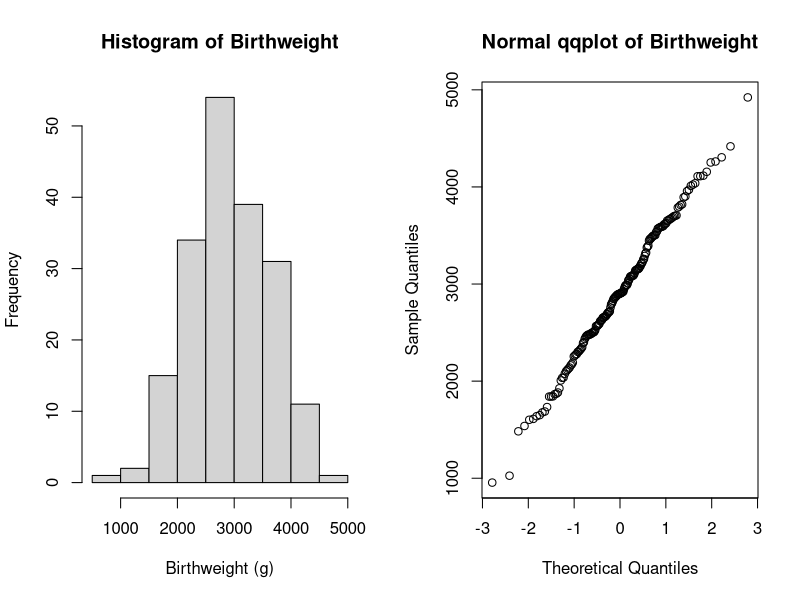
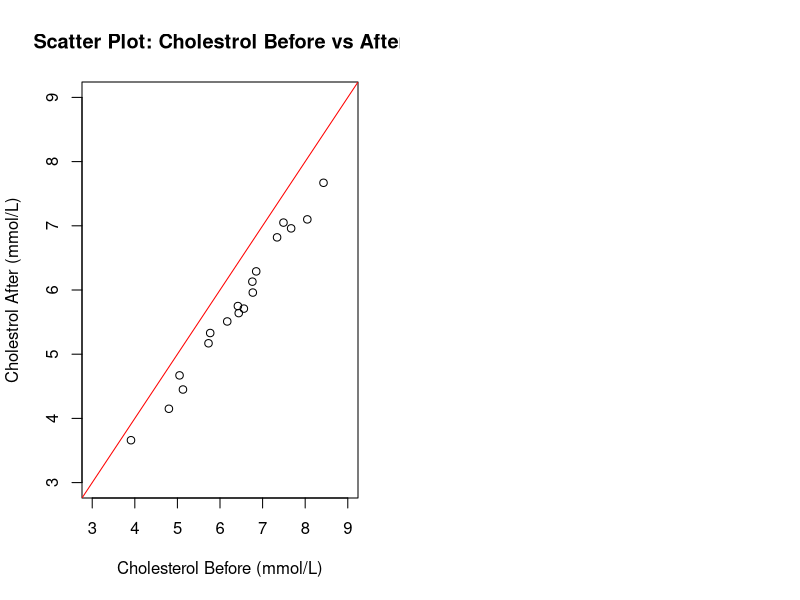
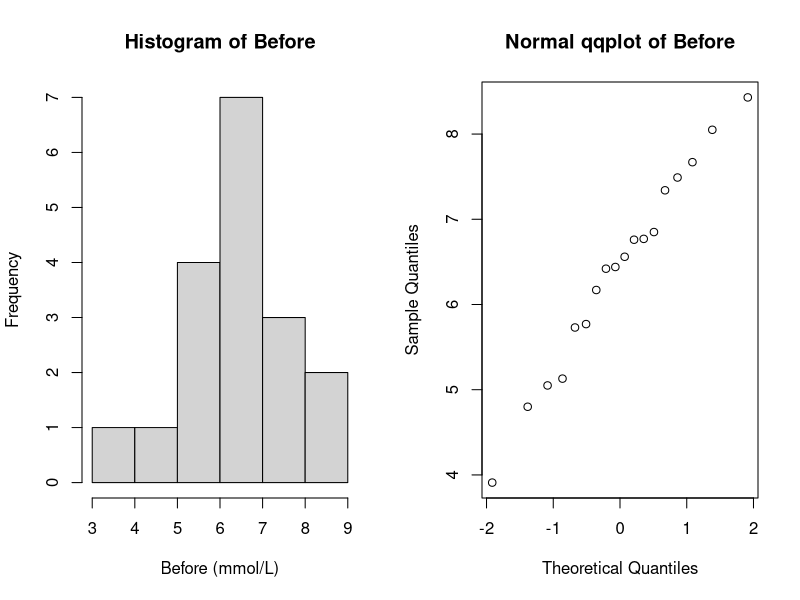
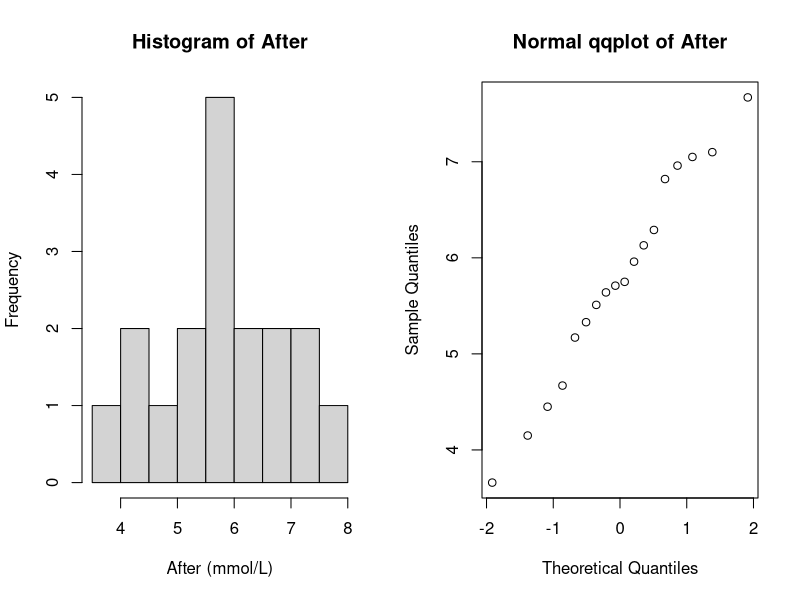
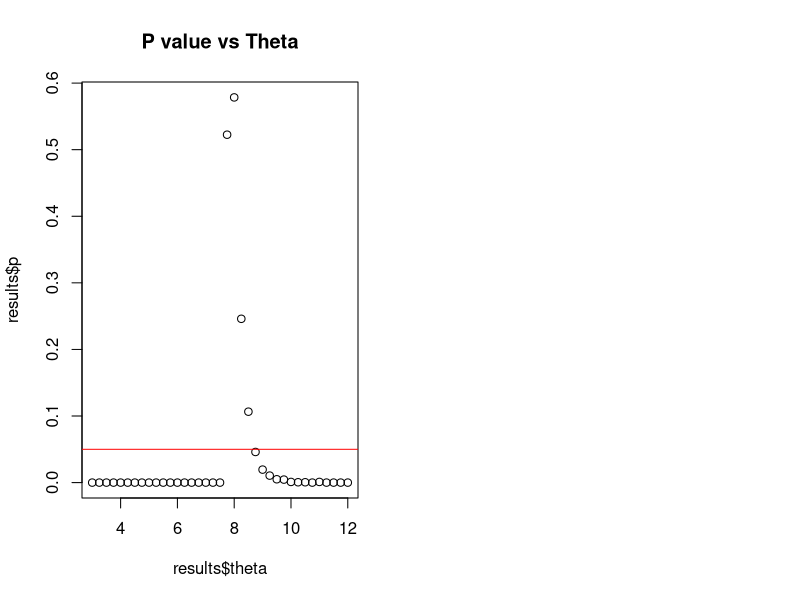
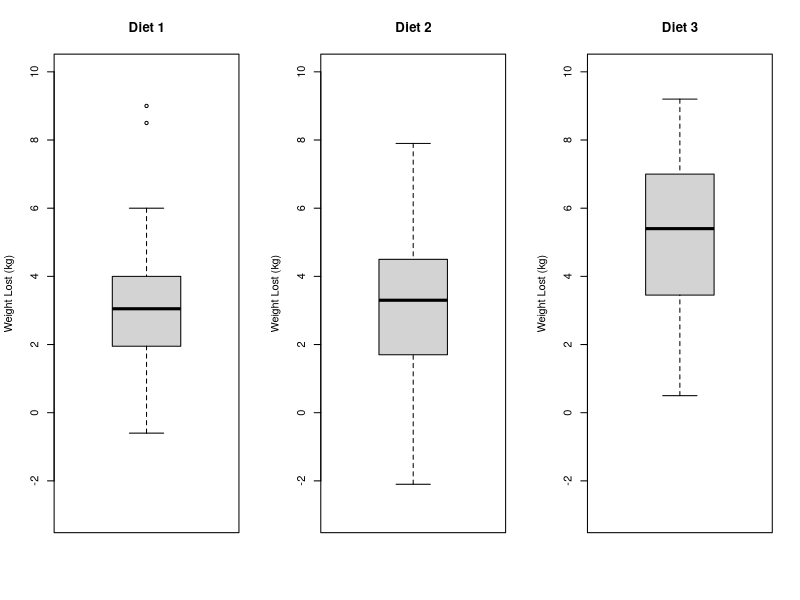
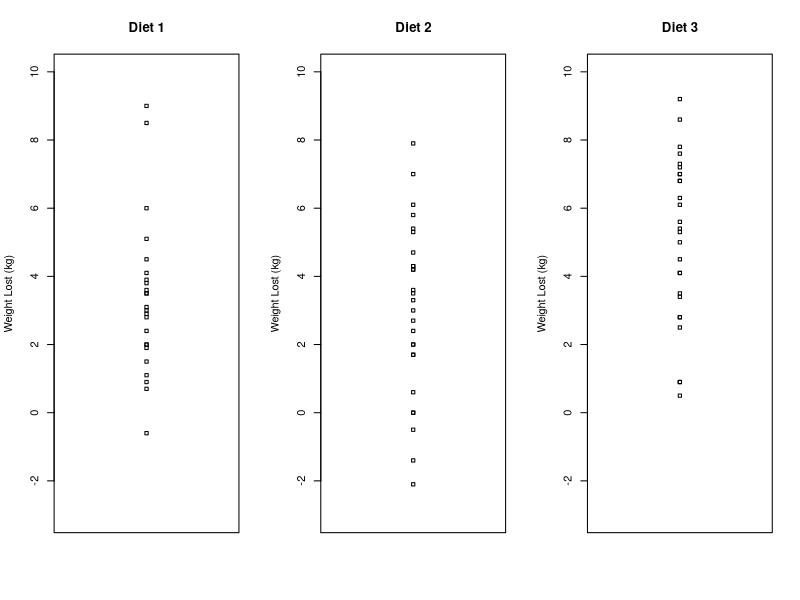
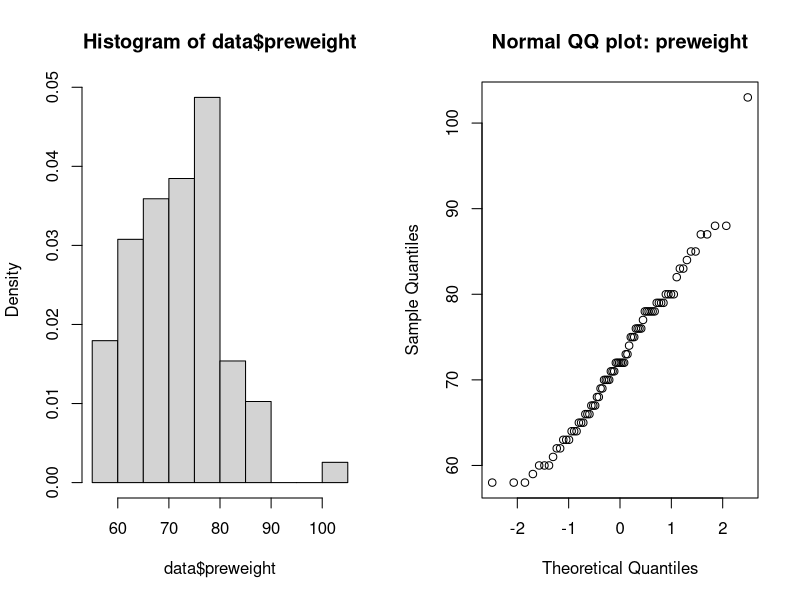

Write the R code that produced these figures, in order.
## ---- chunk 1
#options(digits=3)

# helper function to check normality throughout this assignment
checkNorm = function(data, name, unit="") {
  xlab = name
  if (unit != "") {
    xlab = sprintf("%s (%s)", name, unit)
  }
  hist(data, main=sprintf("Histogram of %s", name), xlab=xlab)
  qqnorm(data, main=sprintf("Normal qqplot of %s", name))
  res = shapiro.test(data)
  print(sprintf("Shapiro wilk normality p-value for %s: %.3f", name, res$p.value))
  return(res$p.value)
}

printPval = function(pval) {
  print(sprintf("p-value = %.3f", pval))
}
## ---- chunk 2
data = read.table("birthweight.txt", header=T)
par(mfrow=c(1,2))
# use x as alias for the dataset
x = data$birthweight

# checking normality
pval = checkNorm(x, "Birthweight", unit="g")

res = t.test(x, conf.level=0.96)
print(sprintf("96%% confidence interval: [%.3f, %.3f]", res$conf.int[1], res$conf.int[2]))

# calculate min sample size needed
tval = qt(0.98, length(x)-1)
m = 50
n = (tval * sd(x) / m) ** 2
print(sprintf("min sample size, n = %.3f", n))
## ---- chunk 3
B = 20000
Tstar = numeric(B)
for (i in 1:B){
  # sample with replacement, for a new sample of same length(x)
  Xstar = sample(x, replace=TRUE)
  Tstar[i] = mean(Xstar) 
}

Tstar02 = quantile(Tstar, 0.02)
Tstar04 = quantile(Tstar, 0.98)
print(sprintf("Bootstrap 96%% CI = [%.3f, %.3f]", Tstar02, Tstar04))
## ---- chunk 4
res = t.test(x, mu=2800, alt="g")
sprintf("95%% confidence interval: [%.3f, %.3f]", res$conf.int[[1]], res$conf.int[[2]])
printPval(res$p.value)
## ---- chunk 5
res = wilcox.test(x, mu=2800, alt="g")
printPval(res$p.value)
## ---- chunk 6
B = 10000; n = length(x)
psign=numeric(B) ## will contain p-values of sign test
pttest=numeric(B) ## will contain p-values of t-test
for(i in 1:B) {
  y = rnorm(n, mean=mean(x),sd=sd(x)) ## generate data under H1 with mu=0.5
  mu = 2800
  pttest[i] = t.test(y, mu=mu, alternative="greater")[[3]] ## extract p-value
  psign[i] = wilcox.test(y, mu=mu, alt="g")[[3]]
} ## extract p-value
signPower = sum(psign<0.05) / B; tPower = sum(pttest<0.05) / B

print(sprintf("wilcox signed rank test power = %.3f, t-test power = %.3f", signPower, tPower))
#par(mfrow=c(1,2)); hist(psign); hist(pttest)
## ---- chunk 7
pHat = sum(x < 2600) / length(x) # compute pHat based on the data
n = length(x)
z = (pHat - 0.25) / sqrt((pHat * (1-pHat)) / n) # compute z_{\alpha/2}
sprintf("pHat = %.5f, z = %.5f", pHat, z)

alpha = 2 * pnorm(z, lower.tail = F) # compute alpha
ciLevel = 1 - alpha
sprintf("confidence interval level = %.3f", ciLevel)

ciUpper = pHat + z * sqrt((pHat * (1-pHat)) / n)
ciLower = pHat - z * sqrt((pHat * (1-pHat)) / n)
sprintf("final confidence interval = [%.3f, %.3f]", ciLower, ciUpper)
## ---- chunk 8
res = prop.test(c(34, 28), c(95, 93)); printPval(res$p.value)
## ---- chunk 9
data = read.table("cholesterol.txt", header=T)
plot(data$Before, data$After8weeks, main="Scatter Plot: Cholestrol Before vs After", xlab="Cholesterol Before (mmol/L)", ylab="Cholestrol After (mmol/L)", xlim=c(3,9), ylim=c(3,9))
abline(0, 1, col = 'red') # plot y=x for reference
## ---- chunk 10
par(mfrow=c(1,2))
pval = checkNorm(data$Before, "Before", unit="mmol/L")
pval = checkNorm(data$After8weeks, "After", unit="mmol/L")
## ---- chunk 11
res = cor.test(data$Before, data$After8weeks)
sprintf("correlation = %.3f", res[[4]])
## ---- chunk 12
res = t.test(data$After8weeks, y=data$Before, alt="two.sided", paired=TRUE)
printPval(res$p.value)

difference = data$After8weeks - data$Before
res = binom.test(sum(difference < 0), length(difference), p=0.5, alt="two.sided")
printPval(res$p.value)
## ---- chunk 13
summary(data$After8weeks)
xbar = mean(data$After8weeks)
s = sd(data$After8weeks)
n = length(data$After8weeks)

m = qt(0.975, df=n-1) * (s / sqrt(n))
# compute CI for \bar{x}
xBarLow = xbar - m; xBarHigh = xbar + m
sprintf("CI for xbar = [%.3f, %.3f]", xBarLow, xBarHigh)

# use results to compute CI for \theta
thetaLow = 2 * xBarLow - 3; thetaHigh = 2 * xBarHigh - 3
sprintf("CI for theta = [%.3f, %.3f]", thetaLow, thetaHigh)
## ---- chunk 14
sprintf("max(data$After8weeks) = %.3f", max(data$After8weeks))
sprintf("improved CI = [%.3f, %.3f]",  max(data$After8weeks), thetaHigh)
## ---- chunk 15
# returns TRUE if X ~Unif(3, theta) is plausible (meaning p > 0.05)
doBootstrap = function (x, theta, makePlot=FALSE) {
  n = length(x); t = max(x); B = 4000
  tstar = numeric(B)
  for (i in 1:B) {
    xstar = runif(n, min=3, max=theta)
    tstar[i] = max(xstar)
  }
  pl = sum(tstar<t) / B; pr = sum(tstar>t) / B
  p = 2 * min(pl, pr) # e.g. 0.038
  return(data.frame(theta=theta, p=p, valid=(p>=0.05)))
}

results = NULL
for (theta in seq(3,12,0.25)){
  cur = doBootstrap(data$After8weeks, theta)
  if (is.null(results)) {
    results = cur
  } else {
    results = rbind(results, cur)
  }
}
plot(results$theta, results$p, main="P value vs Theta")
abline(h = 0.05, col = "red") # plot y=0.05 for reference
dplyr::filter(results, p>0.05) # print signficant results
## ---- chunk 16
res = binom.test(sum(data$After8weeks >= 6), length(data$After8weeks), p=0.5, alt="less")
printPval(res$p.value)
## ---- chunk 17
res = binom.test(sum(data$After8weeks < 4.5), length(data$After8weeks), p=0.25, alt="l")
printPval(res$p.value)
#binom.test(sum(data$After8weeks < 4.5), length(data$After8weeks), p=0.25, alt="g")
## ---- chunk 18
data = read.table("diet.txt", header=T)
# compute weight lost
data$weightlost = data$preweight - data$weight6weeks

par(mfrow = c(1, 3))
ylim = c(-3, 10)

diet1 = dplyr::filter(data, diet == 1)
diet2 = dplyr::filter(data, diet == 2)
diet3 = dplyr::filter(data, diet == 3)

boxplot(diet1$weightlost, main="Diet 1", ylab="Weight Lost (kg)", ylim=ylim)
boxplot(diet2$weightlost, main="Diet 2", ylab="Weight Lost (kg)", ylim=ylim)
boxplot(diet3$weightlost, main="Diet 3", ylab="Weight Lost (kg)", ylim=ylim)

stripchart(diet1$weightlost, main="Diet 1", ylab="Weight Lost (kg)", ylim=ylim, vertical=T)
stripchart(diet2$weightlost, main="Diet 2", ylab="Weight Lost (kg)", ylim=ylim, vertical=T)
stripchart(diet3$weightlost, main="Diet 3", ylab="Weight Lost (kg)", ylim=ylim, vertical=T)
## ---- chunk 19
par(mfrow=c(1,2))
hist(data$preweight, freq=F)
qqnorm(data$preweight, main="Normal QQ plot: preweight")
shapiro.test(data$preweight)

hist(data$weight6weeks, freq=F)
qqnorm(data$weight6weeks, main="Normal QQ plot: weight6weeks")
shapiro.test(data$weight6weeks)

boxplot(data.frame(preweight=data$preweight, weightweeks6=data$weight6weeks))
## ---- chunk 20
res = binom.test(sum(data$weightlost > 0), length(data$weightlost), p=0.5, alternative="g")
## ---- chunk 21
par(mfrow = c(1, 2))
checkNorm(diet1$weightlost, "Diet 1"); checkNorm(diet2$weightlost, "Diet 2"); checkNorm(diet3$weightlost, "Diet 3"); 
## ---- chunk 22
# convert diet from int -> string (for informing linear model)!!
#data$diet = as.character(data$diet)
# tell R that certain columns are factor and not just numbers
data$diet = factor(data$diet)

# enable "effect parametrization"
#contrasts(data$diet) <- contr.poly(length(levels(data$diet)))
#contrasts(data$diet) = contr.sum


dietaov = lm(weightlost~diet, data=data)
danova = anova(dietaov)
print("dietaov:"); dietaov
print("summary(dietaov):"); summary(dietaov)
print("anova:"); danova
## ---- chunk 23

## ---- chunk 24
# diet, gender
data$gender = factor(data$gender)

# remove people with no gender data
data2 = dplyr::filter(data, !is.na(gender))
interaction.plot(data2$gender, data2$diet, data2$weightlost)
interaction.plot(data2$diet, data2$gender, data2$weightlost)

# TODO: reset contrasts?
#contrasts(data2$diet) = contr.treatment(length(levels(data2$diet)))
gaov = lm(weightlost~diet*gender, data=data2)

print("gaov:"); gaov
print("summary(gaov):"); summary(gaov)
ganova = anova(gaov)
print("anova:"); ganova
## ---- chunk 25
gaov = lm(weightlost~diet+gender, data=data2)

print("gaov:"); gaov
print("summary(gaov):"); summary(gaov)
ganova = anova(gaov)
print("anova:"); ganova
## ---- chunk 26
library(MASS)
data = npk

randomize = function(n_blocks){
  t = c(1,1,0,0)
  t_temp = c()
  for (x in 1:n_blocks){
    t_temp = c(t_temp, sample(t))
  }
  return(t_temp)
}

#Generate random columns where each block has random
#  permutations of exactly two of each soil additive
N = randomize(6)
P = randomize(6)
K = randomize(6)

block = c()
for (x in 1:6){
  block = c(block, rep(x,4))
}

random_df = data.frame(block = block, N = N, P = P, K = K)
head(random_df,4)
tail(random_df,4)
## ---- chunk 27
N0 = dplyr::filter(data, N == 0)
N1 = dplyr::filter(data, N == 1)
barplot(c(mean(N0$yield), mean(N1$yield)), names.arg=c("Nitrogen", "No Nitrogen"), main="Plots With Nitrogen vs Without", ylab="Average Yield", ylim=c(0,60))
## ---- chunk 28
naov = lm(yield~block+N, data=data)
print("naov:"); naov
print("summary(naov):"); summary(naov)
nanova = anova(naov)
print("nanova:"); nanova
## ---- chunk 29
# TODO: shorten output (for all anova stuff)...
testModel = function(raov, coef) {
  #print("raov:"); print(raov)
  print("summary(raov):"); print(summary(raov))
  ranova = anova(raov)
  print("ranova:"); print(ranova)
  print("")
  print(ranova$coef[coef, "Pr(>|t|)"])
  #summary(model)$coef["x1:x2", "Pr(>|t|)"]
  
}

testModel(lm(yield~block*N+P+K, data=data), coef="block:N")
#testModel(lm(yield~block*P+N+K, data=data))
#testModel(lm(yield~block*K+N+P, data=data))

## ---- chunk 30
raov = lm(yield~block+N+P+K, data=data)
print("summary(raov):"); print(summary(raov))
ranova = anova(raov)
print("ranova:"); print(ranova)
print("")
print(ranova$coef[coef, "Pr(>|t|)"])
## ---- chunk 31
library(lme4)
#model = lmer(pain~treatment+sequence+period+(1|id), REML=FALSE,data=data)
model1 = lmer(yield~N+(1|block), REML=FALSE,data=data)
model2 = lmer(yield~(1|block), REML=FALSE,data=data)
anova(model2, model1)
